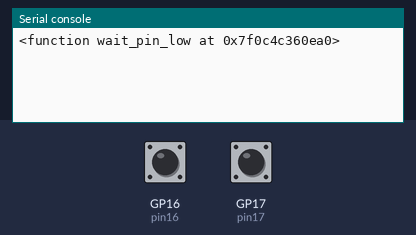
This program was run on a simulated Raspberry Pi Pico running MicroPython. On the bench: the last lines printed to the serial console. The inputs (shaded band) are chosen by the test bench; at power-on: GP16 (pin16) HIGH, GP17 (pin17) HIGH.

Above: at 1.2 s.
1.3 s: GP16 (pin16) pulled LOW for 0.15 s
At 2.5 s:
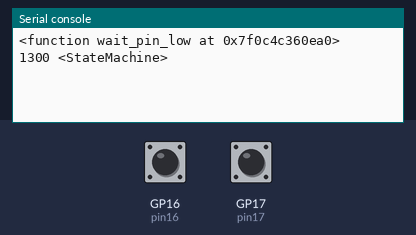
2.9 s: GP17 (pin17) pulled LOW for 0.15 s
At 3.9 s:
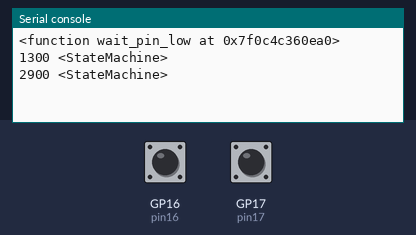
4.5 s: GP16 (pin16) pulled LOW for 1 s
At 5.2 s:
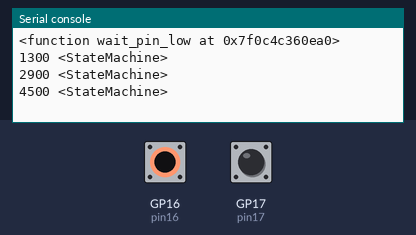
7.0 s: GP17 (pin17) pulled LOW for 1 s
At 8.3 s:
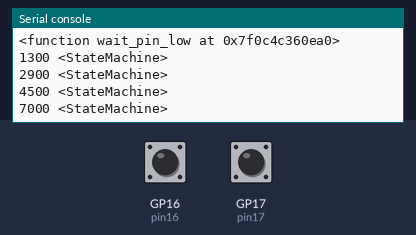
Timing chart, 0 to 10.0 s (numbered marks = the images above; inputs shaded):
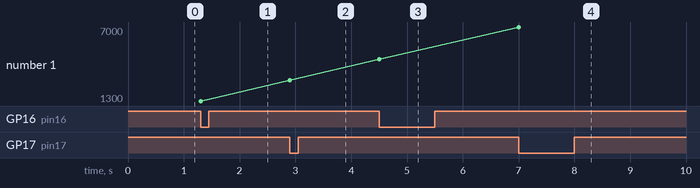

The program:

pio_pinchange.py
```python
# Example using PIO to wait for a pin change and raise an IRQ.
#
# Demonstrates:
#   - PIO wrapping
#   - PIO wait instruction, waiting on an input pin
#   - PIO irq instruction, in blocking mode with relative IRQ number
#   - setting the in_base pin for a StateMachine
#   - setting an irq handler for a StateMachine
#   - instantiating 2x StateMachine's with the same program and different pins

# ruff: noqa: F821 - @asm_pio decorator adds names to function scope

import time
from machine import Pin
import rp2


@rp2.asm_pio()
def wait_pin_low():
    wrap_target()

    wait(0, pin, 0)
    irq(block, rel(0))
    wait(1, pin, 0)

    wrap()

print(wait_pin_low)  # Output: List of 16-bit binary instructions

def handler(sm):
    # Print a (wrapping) timestamp, and the state machine object.
    print(time.ticks_ms(), sm)


# Instantiate StateMachine(0) with wait_pin_low program on Pin(16).
pin16 = Pin(16, Pin.IN, Pin.PULL_UP)
sm0 = rp2.StateMachine(0, wait_pin_low, in_base=pin16)
sm0.irq(handler)

# Instantiate StateMachine(1) with wait_pin_low program on Pin(17).
pin17 = Pin(17, Pin.IN, Pin.PULL_UP)
sm1 = rp2.StateMachine(1, wait_pin_low, in_base=pin17)
sm1.irq(handler)

# Start the StateMachine's running.
sm0.active(1)
sm1.active(1)

# Now, when Pin(16) or Pin(17) is pulled low a message will be printed to the REPL.
```

Measured:
- after the input at 1.3 s, the serial console: prints a new line at once (image 1)
- after the input at 2.9 s, the serial console: prints a new line at once (image 2)
- after the input at 4.5 s, the serial console: prints a new line at once (image 3)
- after the input at 7.0 s, the serial console: prints a new line at once (image 4)
- plotted number 1: 1300 → 2900 after the input at 2.9 s, 2900 → 4500 after the input at 4.5 s, 4500 → 7000 after the input at 7.0 s
